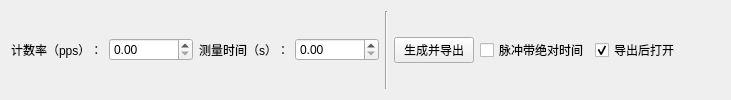
          <widget class="QWidget" name="page_gen_pulse">
           <layout class="QHBoxLayout" name="horizontalLayout_6">
            <item>
             <widget class="QLabel" name="label_25">
              <property name="text">
               <string>计数率（pps）：</string>
              </property>
             </widget>
            </item>
            <item>
             <widget class="QDoubleSpinBox" name="doubleSpinBox_pulse_csp_rate">
              <property name="maximum">
               <double>1000000.000000000000000</double>
              </property>
             </widget>
            </item>
            <item>
             <widget class="QLabel" name="label_27">
              <property name="text">
               <string>测量时间（s）：</string>
              </property>
             </widget>
            </item>
            <item>
             <widget class="QDoubleSpinBox" name="doubleSpinBox_pulse_measure_time">
              <property name="maximum">
               <double>1000000.000000000000000</double>
              </property>
             </widget>
            </item>
            <item>
             <widget class="Line" name="line_11">
              <property name="orientation">
               <enum>Qt::Vertical</enum>
              </property>
             </widget>
            </item>
            <item>
             <widget class="QPushButton" name="pushButton_export_pulse">
              <property name="sizePolicy">
               <sizepolicy hsizetype="Maximum" vsizetype="Fixed">
                <horstretch>0</horstretch>
                <verstretch>0</verstretch>
               </sizepolicy>
              </property>
              <property name="text">
               <string>生成并导出</string>
              </property>
              <property name="icon">
               <iconset resource="resources.qrc">
                <normaloff>:/图标/assets/export_640.svg</normaloff>:/图标/assets/export_640.svg</iconset>
              </property>
              <property name="shortcut">
               <string>Return</string>
              </property>
             </widget>
            </item>
            <item>
             <widget class="QCheckBox" name="checkBox_pulse_addTimeAxis">
              <property name="text">
               <string>脉冲带绝对时间</string>
              </property>
             </widget>
            </item>
            <item>
             <widget class="QCheckBox" name="checkBox_pulse_openLater">
              <property name="text">
               <string>导出后打开</string>
              </property>
              <property name="checked">
               <bool>true</bool>
              </property>
             </widget>
            </item>
            <item>
             <spacer name="horizontalSpacer_7">
              <property name="orientation">
               <enum>Qt::Horizontal</enum>
              </property>
              <property name="sizeHint" stdset="0">
               <size>
                <width>40</width>
                <height>20</height>
               </size>
              </property>
             </spacer>
            </item>
           </layout>
          </widget>
